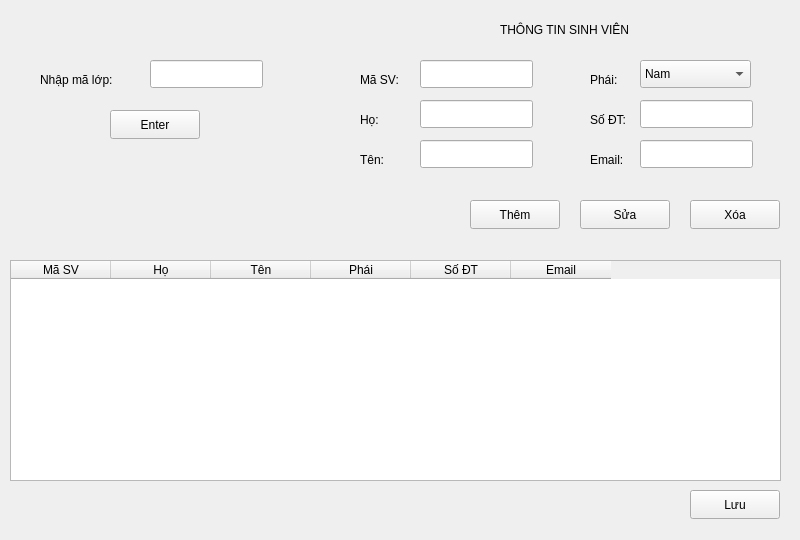
    <widget class="QWidget" name="tabQLSV">
     <attribute name="title">
      <string>Quản lý sinh viên</string>
     </attribute>
     <widget class="QWidget" name="widget_10" native="true">
      <property name="geometry">
       <rect>
        <x>0</x>
        <y>0</y>
        <width>791</width>
        <height>231</height>
       </rect>
      </property>
      <widget class="QLabel" name="label_27">
       <property name="geometry">
        <rect>
         <x>40</x>
         <y>70</y>
         <width>91</width>
         <height>20</height>
        </rect>
       </property>
       <property name="text">
        <string>Nhập mã lớp:</string>
       </property>
      </widget>
      <widget class="QLabel" name="label_28">
       <property name="geometry">
        <rect>
         <x>500</x>
         <y>20</y>
         <width>181</width>
         <height>20</height>
        </rect>
       </property>
       <property name="text">
        <string>THÔNG TIN SINH VIÊN</string>
       </property>
      </widget>
      <widget class="QLabel" name="label_29">
       <property name="geometry">
        <rect>
         <x>360</x>
         <y>70</y>
         <width>63</width>
         <height>20</height>
        </rect>
       </property>
       <property name="text">
        <string>Mã SV:</string>
       </property>
      </widget>
      <widget class="QLabel" name="label_30">
       <property name="geometry">
        <rect>
         <x>360</x>
         <y>110</y>
         <width>63</width>
         <height>20</height>
        </rect>
       </property>
       <property name="text">
        <string>Họ:</string>
       </property>
      </widget>
      <widget class="QLabel" name="label_31">
       <property name="geometry">
        <rect>
         <x>360</x>
         <y>150</y>
         <width>63</width>
         <height>20</height>
        </rect>
       </property>
       <property name="text">
        <string>Tên:</string>
       </property>
      </widget>
      <widget class="QLabel" name="label_32">
       <property name="geometry">
        <rect>
         <x>590</x>
         <y>70</y>
         <width>63</width>
         <height>20</height>
        </rect>
       </property>
       <property name="text">
        <string>Phái:</string>
       </property>
      </widget>
      <widget class="QLabel" name="label_33">
       <property name="geometry">
        <rect>
         <x>590</x>
         <y>110</y>
         <width>63</width>
         <height>20</height>
        </rect>
       </property>
       <property name="text">
        <string>Số ĐT:</string>
       </property>
      </widget>
      <widget class="QLabel" name="label_34">
       <property name="geometry">
        <rect>
         <x>590</x>
         <y>150</y>
         <width>63</width>
         <height>20</height>
        </rect>
       </property>
       <property name="text">
        <string>Email:</string>
       </property>
      </widget>
      <widget class="QLineEdit" name="txtMaSV">
       <property name="geometry">
        <rect>
         <x>420</x>
         <y>60</y>
         <width>113</width>
         <height>28</height>
        </rect>
       </property>
      </widget>
      <widget class="QLineEdit" name="txtHo">
       <property name="geometry">
        <rect>
         <x>420</x>
         <y>100</y>
         <width>113</width>
         <height>28</height>
        </rect>
       </property>
      </widget>
      <widget class="QLineEdit" name="txtTen">
       <property name="geometry">
        <rect>
         <x>420</x>
         <y>140</y>
         <width>113</width>
         <height>28</height>
        </rect>
       </property>
      </widget>
      <widget class="QLineEdit" name="txtSoDT">
       <property name="geometry">
        <rect>
         <x>640</x>
         <y>100</y>
         <width>113</width>
         <height>28</height>
        </rect>
       </property>
      </widget>
      <widget class="QLineEdit" name="txtEmail">
       <property name="geometry">
        <rect>
         <x>640</x>
         <y>140</y>
         <width>113</width>
         <height>28</height>
        </rect>
       </property>
      </widget>
      <widget class="QPushButton" name="btnThemSV">
       <property name="geometry">
        <rect>
         <x>470</x>
         <y>200</y>
         <width>90</width>
         <height>29</height>
        </rect>
       </property>
       <property name="text">
        <string>Thêm</string>
       </property>
      </widget>
      <widget class="QPushButton" name="btnSuaSV">
       <property name="geometry">
        <rect>
         <x>580</x>
         <y>200</y>
         <width>90</width>
         <height>29</height>
        </rect>
       </property>
       <property name="text">
        <string>Sửa</string>
       </property>
      </widget>
      <widget class="QPushButton" name="btnXoaSV">
       <property name="geometry">
        <rect>
         <x>690</x>
         <y>200</y>
         <width>90</width>
         <height>29</height>
        </rect>
       </property>
       <property name="text">
        <string>Xóa</string>
       </property>
      </widget>
      <widget class="QPushButton" name="btnMaLop_SV">
       <property name="geometry">
        <rect>
         <x>110</x>
         <y>110</y>
         <width>90</width>
         <height>29</height>
        </rect>
       </property>
       <property name="text">
        <string>Enter</string>
       </property>
      </widget>
      <widget class="QLineEdit" name="txtMaLop_SV">
       <property name="geometry">
        <rect>
         <x>150</x>
         <y>60</y>
         <width>113</width>
         <height>28</height>
        </rect>
       </property>
      </widget>
      <widget class="QWidget" name="widget_11" native="true">
       <property name="geometry">
        <rect>
         <x>350</x>
         <y>10</y>
         <width>421</width>
         <height>181</height>
        </rect>
       </property>
       <widget class="QComboBox" name="cbPhai">
        <property name="geometry">
         <rect>
          <x>290</x>
          <y>50</y>
          <width>111</width>
          <height>28</height>
         </rect>
        </property>
        <item>
         <property name="text">
          <string>Nam</string>
         </property>
        </item>
        <item>
         <property name="text">
          <string>Nu</string>
         </property>
        </item>
       </widget>
      </widget>
      <zorder>widget_11</zorder>
      <zorder>label_27</zorder>
      <zorder>label_28</zorder>
      <zorder>label_29</zorder>
      <zorder>label_30</zorder>
      <zorder>label_31</zorder>
      <zorder>label_32</zorder>
      <zorder>label_33</zorder>
      <zorder>label_34</zorder>
      <zorder>txtMaSV</zorder>
      <zorder>txtHo</zorder>
      <zorder>txtTen</zorder>
      <zorder>txtSoDT</zorder>
      <zorder>txtEmail</zorder>
      <zorder>btnThemSV</zorder>
      <zorder>btnSuaSV</zorder>
      <zorder>btnXoaSV</zorder>
      <zorder>btnMaLop_SV</zorder>
      <zorder>txtMaLop_SV</zorder>
     </widget>
     <widget class="QWidget" name="widget_21" native="true">
      <property name="geometry">
       <rect>
        <x>0</x>
        <y>250</y>
        <width>791</width>
        <height>281</height>
       </rect>
      </property>
      <widget class="QTableWidget" name="tblSV">
       <property name="geometry">
        <rect>
         <x>10</x>
         <y>10</y>
         <width>771</width>
         <height>221</height>
        </rect>
       </property>
       <column>
        <property name="text">
         <string>Mã SV</string>
        </property>
       </column>
       <column>
        <property name="text">
         <string>Họ</string>
        </property>
       </column>
       <column>
        <property name="text">
         <string>Tên</string>
        </property>
       </column>
       <column>
        <property name="text">
         <string>Phái</string>
        </property>
       </column>
       <column>
        <property name="text">
         <string>Số ĐT</string>
        </property>
       </column>
       <column>
        <property name="text">
         <string>Email</string>
        </property>
       </column>
      </widget>
      <widget class="QPushButton" name="btnLuuSV">
       <property name="geometry">
        <rect>
         <x>690</x>
         <y>240</y>
         <width>90</width>
         <height>29</height>
        </rect>
       </property>
       <property name="text">
        <string>Lưu</string>
       </property>
      </widget>
     </widget>
     <zorder>widget_21</zorder>
     <zorder>widget_10</zorder>
    </widget>
